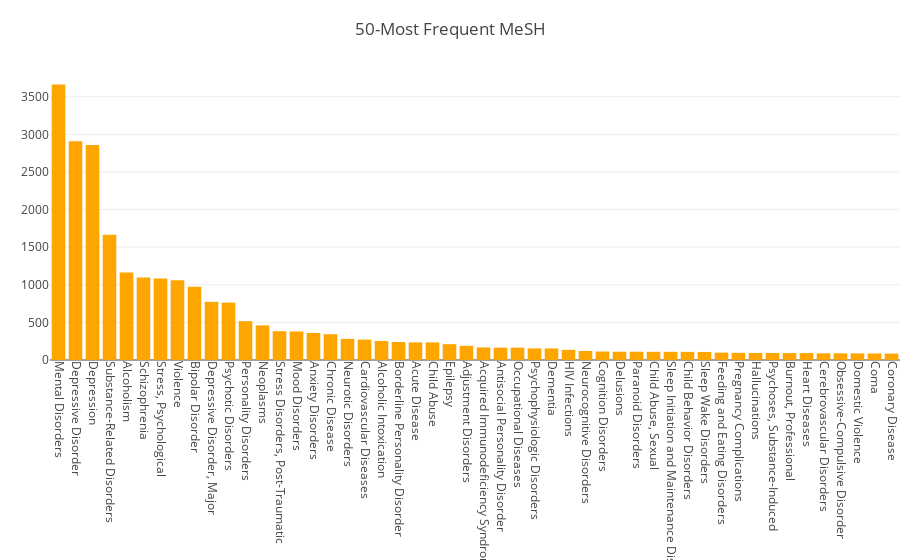

The notebook cell this image was saved under:
### Code cell
using PlotlyJS
using NamedArrays

# Visualize frequency 
topn = 50
mesh_counts = vec(sum(mesh_frequencies, 1))
count_perm = sortperm(mesh_counts, rev=true)
mesh_names = collect(keys(mesh_frequencies.dicts[2]))

#traces
#remove from plot for better scaling
freq_trace = PlotlyJS.bar(; x = mesh_names[count_perm[1:topn]], y= mesh_counts[count_perm[1:topn]], marker_color="orange")

data = [freq_trace]
layout = Layout(;title="$(topn)-Most Frequent MeSH ",
                 showlegend=false,
                 margin= Dict(:t=> 70, :r=> 0, :l=> 50, :b=>200),
                 xaxis_tickangle = 90,)
plot(data, layout)

### Figure 1 — Plotly figure (JSON) as saved in the notebook; plotly's stock layout.template omitted (floating-point values rounded to 4 significant figures)
{"data": [{"marker": {"color": "orange"}, "y": [3663, 2909, 2859, 1666, 1165, 1097, 1085, 1060, 973, 773, 763, 516, 460, 383, 380, 359, 343, 281, 272, 252, 239, 234, 234, 210, 188, 167, 164, 164, 154, 153, 135, 120, 113, 110, 110, 109, 109, 108, 107, 98, 95, 93, 93, 92, 92, 89, 89, 88, 87, 85], "type": "bar", "x": ["Mental Disorders", "Depressive Disorder", "Depression", "Substance-Related Disorders", "Alcoholism", "Schizophrenia", "Stress, Psychological", "Violence", "Bipolar Disorder", "Depressive Disorder, Major", "Psychotic Disorders", "Personality Disorders", "Neoplasms", "Stress Disorders, Post-Traumatic", "Mood Disorders", "Anxiety Disorders", "Chronic Disease", "Neurotic Disorders", "Cardiovascular Diseases", "Alcoholic Intoxication", "Borderline Personality Disorder", "Acute Disease", "Child Abuse", "Epilepsy", "Adjustment Disorders", "Acquired Immunodeficiency Syndrome", "Antisocial Personality Disorder", "Occupational Diseases", "Psychophysiologic Disorders", "Dementia", "HIV Infections", "Neurocognitive Disorders", "Cognition Disorders", "Delusions", "Paranoid Disorders", "Child Abuse, Sexual", "Sleep Initiation and Maintenance Disorders", "Child Behavior Disorders", "Sleep Wake Disorders", "Feeding and Eating Disorders", "Pregnancy Complications", "Hallucinations", "Psychoses, Substance-Induced", "Burnout, Professional", "Heart Diseases", "Cerebrovascular Disorders", "Obsessive-Compulsive Disorder", "Domestic Violence", "Coma", "Coronary Disease"]}], "layout": {"showlegend": false, "xaxis": {"tickangle": 90}, "margin": {"l": 50, "b": 200, "r": 0, "t": 70}, "title": "50-Most Frequent MeSH "}}
